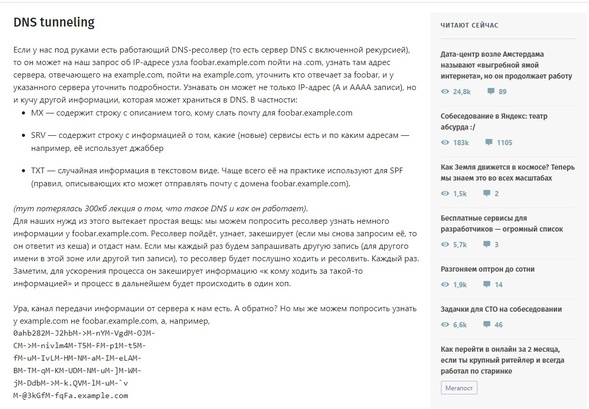
#> input picture lab_7/img1.jpg, 589 x 409 px, shrunk from 1130 x 786 before the run
$ python lab7.py
#> lines starting #> are read from the running program, lines starting #| are printed output that depends on the picture
import cv2
import numpy as np
import matplotlib.pyplot as plt


# u_{\delta}(i,j)
def calcuate_u(img, max_delta):
    width, height = img.shape
    u = np.zeros((max_delta + 1, width + 1, height + 1))

    for i in range(0, width):
        for j in range(0, height):
            u[0][i][j] = img[i][j]
            for d in range(1, max_delta + 1):
                u[d][i][j] = max(u[d-1][i][j] + 1,
                                 max(u[d-1][i+1][j+1], u[d-1][i-1][j+1],
                                     u[d-1][i+1][j-1], u[d-1][i-1][j-1]))
    return u


# b_{\delta}(i,j)
def calcuate_b(img, max_delta):
    width, height = img.shape
    b = np.zeros((max_delta + 1, width + 1, height + 1))

    for i in range(0, width):
        for j in range(0, height):
            b[0][i][j] = img[i][j]
            for d in range(1, max_delta + 1):
                b[d][i][j] = min(b[d-1][i][j] - 1,
                                 min(b[d-1][i+1][j+1], b[d-1][i-1][j+1],
                                     b[d-1][i+1][j-1], b[d-1][i-1][j-1]))
    return b


# объем \delta-параллельного тела
def calcuate_vol(img, max_delta):
    width, height = img.shape
    u = calcuate_u(img, max_delta)
    b = calcuate_b(img, max_delta)
    vol = np.zeros(max_delta + 1)

    for d in range(1, max_delta + 1):
        sum = 0
        for i in range(0, width):
            for j in range(0, height):
                sum += u[d][i][j] - b[d][i][j]
        vol[d] = sum

    return vol

    return vol


# фрактальная размерность
def calculate_D(img_path, max_delta, cell_size):
#> called with img_path = 'img1.jpg', max_delta = 2, cell_size = 10
    img = cv2.imread(img_path, cv2.IMREAD_GRAYSCALE)
#> img: shape (409, 589); min 0, max 255, mean 240.4
    width, height = img.shape
#> width = 409; height = 589

    cell_width = int(width / cell_size)
#> cell_width = 40
    cell_heigth = int(height / cell_size)
#> cell_heigth = 58
    A = np.zeros((cell_width, cell_heigth, max_delta + 1))

    for i in range(0, cell_width):
        for j in range(0, cell_heigth):
            cell_img = img[j*cell_size:cell_size *
                           (j+1), i*cell_size:cell_size*(i+1)]
            a = calculate_A(cell_img, max_delta)
            for d in range(1, max_delta + 1):
                A[i][j][d] = a[d]
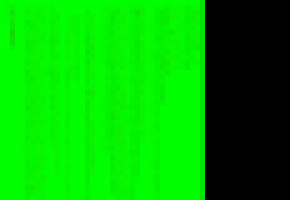
#> A: shape (40, 58, 3) float64 (shown 5 times larger); mean of channels 0, 1, 2 0, 8824.1, 142.5; drawn with min black and max white

    sum_A = []
    for d in range(1, max_delta + 1):
        sum = 0
        for i in range(0, cell_width):
            for j in range(0, cell_heigth):
                sum += A[i][j][d]
        sum_A.append(sum)

    return 2 - np.polyfit(np.log(sum_A), np.log(np.arange(1, max_delta+1)), 1)[0] * (-1)


# площадь поверхности фрактала А_{\delta}
def calculate_A(img, max_delta):
    A = np.zeros(max_delta + 1)
    vol = calcuate_vol(img, max_delta)

    for d in range(1, max_delta + 1):
        A[d] = (vol[d] - vol[d-1]) / 2

    return A


paths = ["img1.jpg", "img2.jpg", "img3.jpg"]
fig, ax = plt.subplots()

for path in paths:
    print(path)
    res = []
    cell_range = range(10, 150, 10)

    for cell in cell_range:
#> (the run stopped early here; a loop or call above may not have finished)
